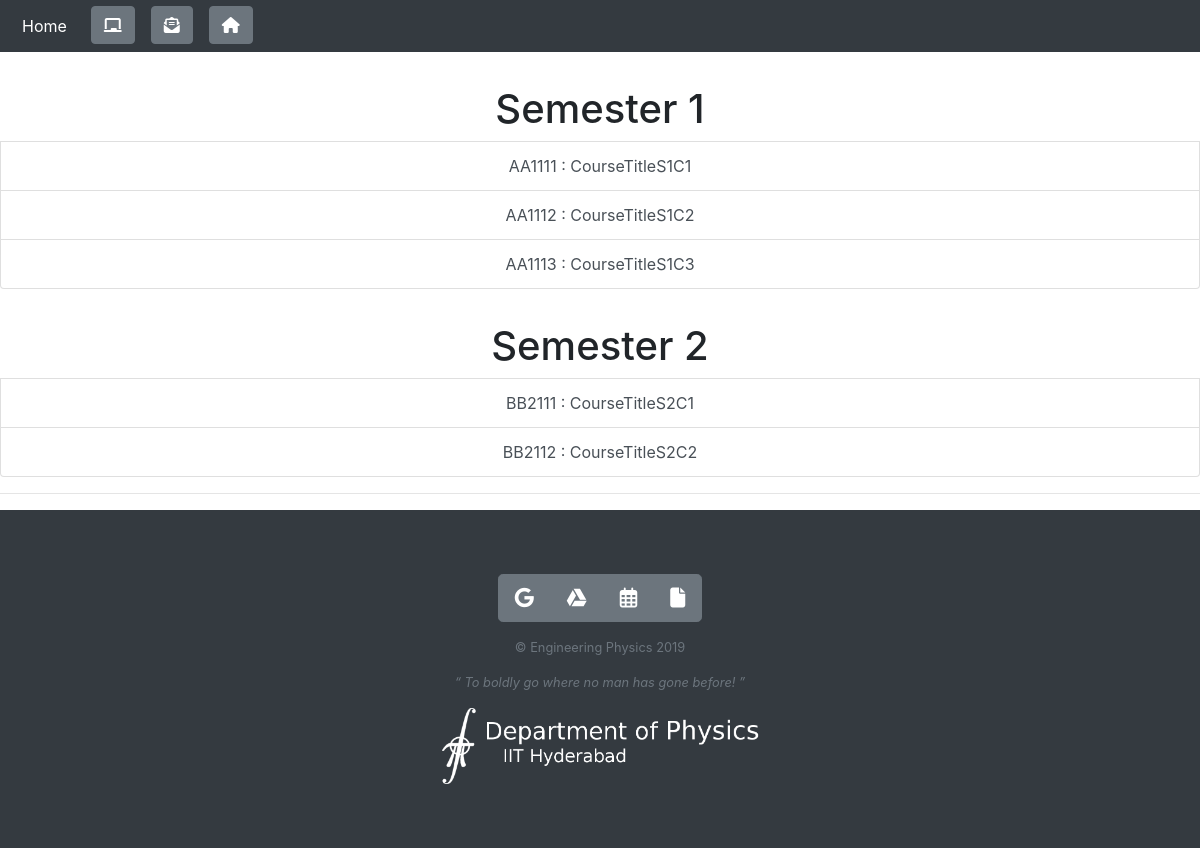
/allCourses, run on the app's committed database.
### app/model.py (models this page shows, shortened)
class Semester(db.Model):
    __tablename__ = 'semesters'
    id = db.Column(db.Integer, primary_key = True)
    courses = db.relationship('Course',backref = 'semester')

class Course(db.Model):
    __tablename__ = 'courses'
    id = db.Column(db.Integer, primary_key = True)
    course_id = db.Column(db.String , index = True,unique = True)
    course_title = db.Column(db.String(64))
    description = db.Column(db.String(64))
    vid_title1 = db.Column(db.String(64))
    vid_desc1 = db.Column(db.String(64))
    vid_title2 = db.Column(db.String(64))
    vid_desc2 = db.Column(db.String(64))
    resc_title1 = db.Column(db.String(64))
    resc_desc1 = db.Column(db.String(64))
    resc_title2 = db.Column(db.String(64))
    resc_desc2 = db.Column(db.String(64))
    resc_title3 = db.Column(db.String(64))
    resc_desc3 = db.Column(db.String(64))
    vid_link1 = db.Column(db.String(64))
    vid_link2 = db.Column(db.String(64))
    resc_link1 = db.Column(db.String(64))
    resc_link2 = db.Column(db.String(64))
    resc_link3 = db.Column(db.String(64))
    mit_link = db.Column(db.String(64))
    semester_id = db.Column(db.Integer, db.ForeignKey('semesters.id'))

### app/main/views.py (the view)
@main.route('/allCourses')
def allCourses():
    semesters = Semester.query.all()
    return render_template('available_all.html',semesters = semesters)

### app/templates/available_all.html (shortened to what this page needs)
<!doctype html>
<html lang="en">
  <head>
    <link rel="stylesheet" href="https://stackpath.bootstrapcdn.com/bootstrap/4.4.1/css/bootstrap.min.css">
  </head>
  <body>
    <header>
        <ul class="nav bg-dark" style='padding : 0.5%'>
            <li class="nav-item">
              <a class="nav-link active text-white" href="/">Home</a>
            </li>
            <li class="nav-item px-2">
                <button class="btn btn-secondary" type="button" onclick="window.location.href='https://classroom.google.com/'" title="Google Classroom"><i class="fas fa-chalkboard"></i></button>
              </li>
              <li class="nav-item px-2">
                <button class="btn btn-secondary" type="button" onclick="window.location.href='https://mail.google.com/mail/u/1/#inbox'" title="Gmail"><i class="fas fa-envelope-open-text"></i></button>
              </li>
              <li class="nav-item px-2">
                <button class="btn btn-secondary" type="button" onclick="window.location.href='https://www.iith.ac.in/'" title="IITH Home"><i class="fas fa-home"></i></button>
              </li>
          </ul>
    </header>
    {% for sem in semesters %}
    <div class="list-group">
        <h1 class='text-center'>Semester {{ sem.id }}</h1>
        {% for course in sem.courses %}
        <a href="/{{ sem.id }}/{{ course['course_id'] }}" class="list-group-item list-group-item-action text-center">{{ course['course_id'] }} : {{ course['course_title'] }}</a>
        {% endfor %}
      </div>
      {% endfor %}
      <hr>
      <footer class="bg-dark py-5 text-muted text-center">
        <div class="container">
          <div class="btn-group btn-group-lg my-3" role="group" aria-label="footer">
              <button type="button" class="btn btn-secondary"><i class="fab fa-google"></i></button>
              <button type="button" class="btn btn-secondary"><i class="fab fa-google-drive"></i></button>
              <button type="button" class="btn btn-secondary"><i class="far fa-calendar-alt"></i></button>
              <button type="button" class="btn btn-secondary"><i class="fas fa-file"></i></button>
          </div>
          <small>
              <p>&copy; Engineering Physics 2019</p>
              <p><em>&ldquo;  To boldly go where no man has gone before! &rdquo;</em></p>
          </small>
      <p><img class="img-fluid" src="../static/images/logo.png" style="height: 2cm;"></p>
      </div>
      </footer>
  </body>
</html>

### data on the page
Semester: id "1"
Course: course_id "AA1111", course_title "CourseTitleS1C1"
Course: course_id "AA1112", course_title "CourseTitleS1C2"
Course: course_id "AA1113", course_title "CourseTitleS1C3"
Semester: id "2"
Course: course_id "BB2111", course_title "CourseTitleS2C1"
Course: course_id "BB2112", course_title "CourseTitleS2C2"
